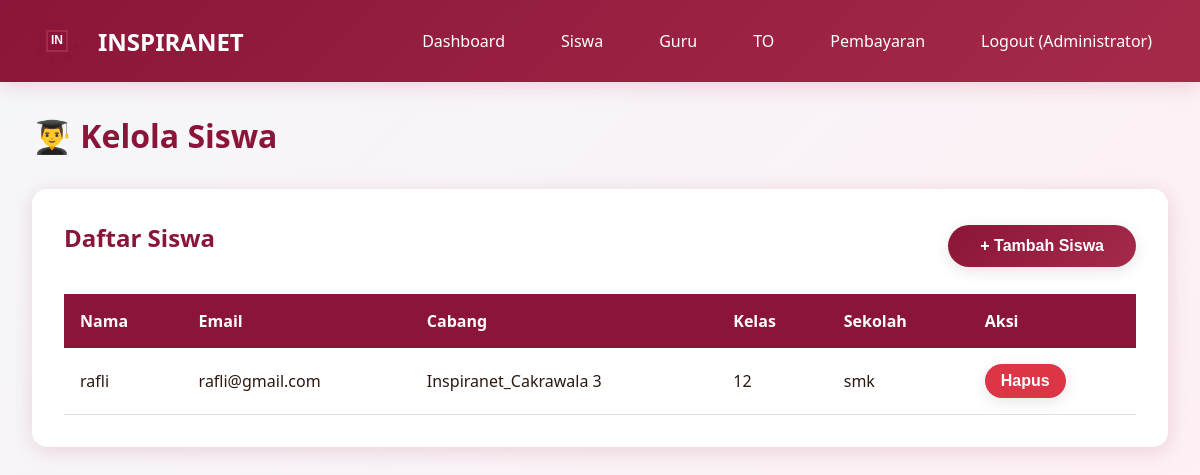
Page /admin/students (signed in) on the earlier database version.
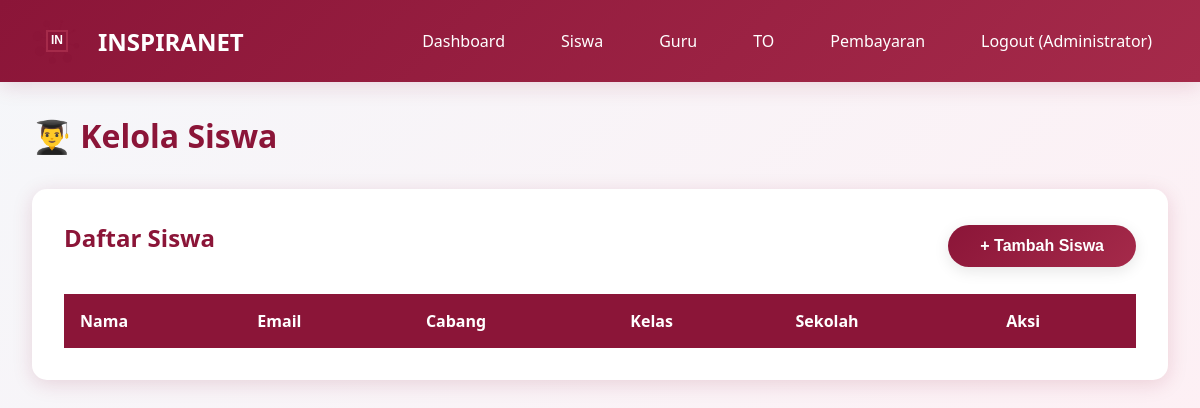
Same page on the later database version.
### models.py (models this page shows, shortened)
class User(UserMixin, db.Model):
    __tablename__ = 'users'
    id = db.Column(db.Integer, primary_key=True)
    email = db.Column(db.String(120), unique=True, nullable=False)
    password_hash = db.Column(db.String(255), nullable=False)
    full_name = db.Column(db.String(100), nullable=False)
    role = db.Column(db.String(20), nullable=False, default='student')
    inspira_branch = db.Column(db.String(50), nullable=True)
    class_level = db.Column(db.String(20), nullable=True)
    school_name = db.Column(db.String(150), nullable=True)
    phone_number = db.Column(db.String(20), nullable=True)
    created_at = db.Column(db.DateTime, default=datetime.utcnow)
    exam_attempts = db.relationship('ExamAttempt', backref='user', lazy=True, cascade='all, delete-orphan')
    payments = db.relationship('Payment', backref='user', lazy=True, cascade='all, delete-orphan')
    leaderboard_entries = db.relationship('Leaderboard', backref='user', lazy=True, cascade='all, delete-orphan')

### app.py (the view)
@app.route('/admin/students')
@login_required
def admin_students():
    if current_user.role != 'admin':
        flash('Akses ditolak!', 'danger')
        return redirect(url_for('index'))
    students = User.query.filter_by(role='student').all()
    return render_template('admin_students.html', students=students, branches=BRANCHES)

### app.py (called while the page is built)
@login_manager.user_loader
def load_user(user_id):
    return User.query.get(int(user_id))

@app.before_request
def ensure_db():
    if not hasattr(app, '_db_initialized'):
        app._db_initialized = True
        init_database()

### templates/admin_students.html (shortened to what this page needs)
{% extends "base.html" %}
{% block content %}
<h1 style="color: var(--primary-color); margin-bottom: 2rem;">👨‍🎓 Kelola Siswa</h1>
<div class="card">
    <div style="display: flex; justify-content: space-between; align-items: center; margin-bottom: 1.5rem;">
        <h2>Daftar Siswa</h2>
        <button onclick="showModal('addStudentModal')" class="btn btn-primary">+ Tambah Siswa</button>
    </div>
    <table class="table">
        <thead>
            <tr>
                <th>Nama</th>
                <th>Email</th>
                <th>Cabang</th>
                <th>Kelas</th>
                <th>Sekolah</th>
                <th>Aksi</th>
            </tr>
        </thead>
        <tbody>
            {% for student in students %}
            <tr>
                <td>{{ student.full_name }}</td>
                <td>{{ student.email }}</td>
                <td>{{ student.inspira_branch }}</td>
                <td>{{ student.class_level }}</td>
                <td>{{ student.school_name }}</td>
                <td>
                    <form method="POST" action="{{ url_for('admin_delete_student', id=student.id) }}" style="display: inline;" data-confirm-delete>
                        <button type="submit" class="btn btn-danger" style="padding: 0.5rem 1rem;">Hapus</button>
                    </form>
                </td>
            </tr>
            {% endfor %}
        </tbody>
    </table>
</div>
{% endblock %}

### templates/base.html (shortened to what this page needs)
<!DOCTYPE html>
<html lang="id">
<head>
    <link rel="stylesheet" href="{{ url_for('static', filename='css/style.css') }}">
</head>
<body>
    <nav class="navbar">
        <div class="container">
            <a href="{{ url_for('index') }}" class="navbar-brand">
                <div id="logo-animation" class="logo-container"></div>
                <span>INSPIRANET</span>
            </a>
            <ul class="navbar-nav">
                {% if current_user.is_authenticated %}
                    {% if current_user.role == 'admin' %}
                        <li><a href="{{ url_for('admin_dashboard') }}">Dashboard</a></li>
                        <li><a href="{{ url_for('admin_students') }}">Siswa</a></li>
                        <li><a href="{{ url_for('admin_teachers') }}">Guru</a></li>
                        <li><a href="{{ url_for('admin_exams') }}">TO</a></li>
                        <li><a href="{{ url_for('admin_payments') }}">Pembayaran</a></li>
                    {% elif current_user.role == 'teacher' %}
                        <li><a href="{{ url_for('teacher_dashboard') }}">Dashboard</a></li>
                        <li><a href="{{ url_for('teacher_exams') }}">TO Saya</a></li>
                        <li><a href="{{ url_for('teacher_students') }}">Hasil Siswa</a></li>
                    {% else %}
                        <li><a href="{{ url_for('student_dashboard') }}">Dashboard</a></li>
                        <li><a href="{{ url_for('student_exams') }}">Daftar TO</a></li>
                    {% endif %}
                    <li><a href="{{ url_for('logout') }}">Logout ({{ current_user.full_name }})</a></li>
                {% else %}
                    <li><a href="{{ url_for('login') }}">Login</a></li>
                    <li><a href="{{ url_for('register') }}">Daftar</a></li>
                {% endif %}
            </ul>
        </div>
    </nav>
    <div class="container">
        {% block content %}{% endblock %}
    </div>
</body>
</html>

### static/css/style.css (style rules this page uses)
:root { --primary-color: #8B1538; --secondary-color: #A52A4A; --dark-color: #4A0E1F; --light-color: #FFE5EC; --text-dark: #2C1810; --text-light: #FFFFFF; --shadow: 0 4px 20px rgba(139, 21, 56, 0.15); }
* { margin: 0; padding: 0; box-sizing: border-box; }
body { font-family: 'Segoe UI', Tahoma, Geneva, Verdana, sans-serif; background: linear-gradient(135deg, #f5f7fa 0%, #ffeef3 100%); color: var(--text-dark); min-height: 100vh; }
.navbar { background: linear-gradient(135deg, var(--primary-color) 0%, var(--secondary-color) 100%); padding: 1rem 0; box-shadow: var(--shadow); position: sticky; top: 0; z-index: 1000; }
.navbar .container { max-width: 1200px; margin: 0 auto; padding: 0 2rem; display: flex; justify-content: space-between; align-items: center; }
.navbar-brand { display: flex; align-items: center; gap: 1rem; color: var(--text-light); text-decoration: none; font-size: 1.5rem; font-weight: bold; }
.logo-container { position: relative; width: 50px; height: 50px; }
.navbar-nav { display: flex; gap: 1.5rem; list-style: none; align-items: center; }
.navbar-nav a { color: var(--text-light); text-decoration: none; padding: 0.5rem 1rem; border-radius: 5px; transition: all 0.3s ease; }
.container { max-width: 1200px; margin: 2rem auto; padding: 0 2rem; }
.btn { display: inline-block; padding: 0.75rem 2rem; border: none; border-radius: 25px; font-size: 1rem; font-weight: 600; text-decoration: none; cursor: pointer; transition: all 0.3s ease; box-shadow: 0 4px 15px rgba(0, 0, 0, 0.1); }
.btn-primary { background: linear-gradient(135deg, var(--primary-color) 0%, var(--secondary-color) 100%); color: var(--text-light); }
.card { background: white; border-radius: 15px; padding: 2rem; box-shadow: var(--shadow); margin-bottom: 2rem; animation: fadeIn 0.6s ease; }
.card h2 { color: var(--primary-color); margin-bottom: 1rem; }
.table { width: 100%; border-collapse: collapse; margin-top: 1rem; }
.table th { background: var(--primary-color); color: white; padding: 1rem; text-align: left; }

Differences in the rows shown:
removed User: full_name "rafli", email "rafli@gmail.com", inspira_branch "Inspiranet_Cakrawala 3", class_level "12", school_name "smk"
